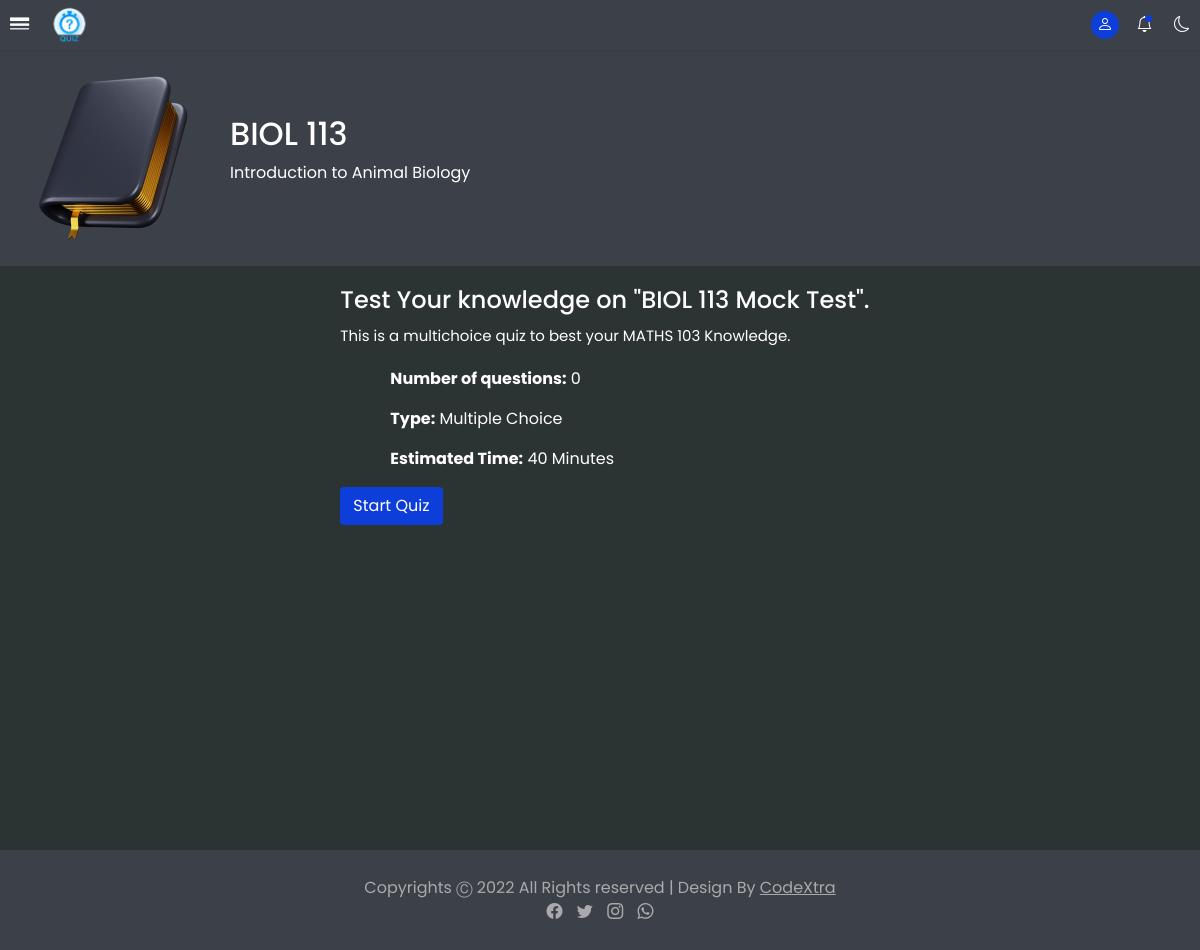
/user/start.php?quiz=6&user=9 (signed in), run on the app's committed database.
### tables this page shows
CREATE TABLE `courses` (
  `id` int(11) NOT NULL,
  `course_id` text NOT NULL,
  `course_category_id` int(11) NOT NULL,
  `course_name` text NOT NULL,
  `course_short_name` text NOT NULL,
  `level` int(11) NOT NULL,
  `date_created` int(11) NOT NULL
);

CREATE TABLE `topics` (
  `id` int(11) NOT NULL,
  `topicID` text NOT NULL,
  `course_id` text NOT NULL,
  `topic_name` text NOT NULL,
  `topic_desc` text NOT NULL,
  `date_created` int(11) NOT NULL
);

CREATE TABLE `quizes` (
  `id` int(11) NOT NULL,
  `quizID` int(11) NOT NULL,
  `course_id` int(11) NOT NULL,
  `topic_id` int(11) NOT NULL,
  `quiz_name` text NOT NULL,
  `attempts` int(11) NOT NULL,
  `start_date` int(11) NOT NULL,
  `end_date` int(11) NOT NULL,
  `duration` int(11) NOT NULL DEFAULT 40
);

### user/navbar.php (called while the page is built, shortened)
<?php
  if (isset($_GET['user'])) {
    $id = $_GET['user'];
    require "../includes/db.inc.php";
    $sql = "SELECT * FROM users_enrollment WHERE student_id = '$id';";
    $result = mysqli_query($conn, $sql);
    if (mysqli_num_rows($result) > 0) {
      while ($row = mysqli_fetch_assoc($result)) {
        $course_id = $row['course_id'];
        $sql1 = "SELECT * FROM courses WHERE id = '$course_id';";
        $result1 = mysqli_query($conn, $sql1);
        while ($row1 = mysqli_fetch_assoc($result1)) {
          $course_short_name = $row1['course_short_name'];
        }
      }
    }
  }
?>

### user/start.php (the view, shortened to what this page needs)
<?php
require "../includes/db.inc.php";
if (isset($_GET['quiz'])) {
  $quiz_id = $_GET['quiz'];
  $sql = "SELECT * FROM quizes WHERE `id` = '$quiz_id';";
  $result = mysqli_query($conn, $sql);
  $row = mysqli_fetch_assoc($result);
  $topic_id = $row['topic_id'];
  $duration = $row['duration'];
  $sql2 = "SELECT * FROM topics WHERE `id` = '$topic_id';";
  $result2 = mysqli_query($conn, $sql2);
  $row2 = mysqli_fetch_assoc($result2);
  $topic_name = $row2['topic_name'];
  $id_course = $row2['course_id'];
  $sql1 = "SELECT * FROM courses WHERE `id` = '$id_course';";
  $result1 = mysqli_query($conn, $sql1);
  $row1 = mysqli_fetch_assoc($result1);
  $short_name = $row1['course_short_name'];
  $course_name = $row1['course_name'];
  $sql3 = "SELECT * FROM questions WHERE quiz_id = '$quiz_id';";
  $result3 = mysqli_query($conn, $sql3);
  $question_num = mysqli_num_rows($result3);
?>
  <!DOCTYPE html>
  <html lang="en">
  <head>
    <link href="https://cdn.jsdelivr.net/npm/bootstrap@5.0.2/dist/css/bootstrap.min.css" rel="stylesheet">
    <link rel="stylesheet" href="https://cdn.jsdelivr.net/npm/bootstrap-icons@1.9.1/font/bootstrap-icons.css">
    <link rel="stylesheet" type="text/css" href="https://cdn.jsdelivr.net/npm/toastify-js/src/toastify.min.css">
    <link rel="stylesheet" href="../public/style.css">
  </head>
  <body>
    <?php
    require("./header.php");
    require("./navbar.php");
    ?>
    <main>
      <div class="course-head">
        <div class="course">
          <div class="image">
            <img src="../images/course.png" alt="Course">
          </div>
          <div class="text">
            <h2><?php echo $short_name; ?></h2>
            <p><?php echo $course_name; ?></p>
          </div>
        </div>
      </div>
      <div class="start">
        <div class="body">
          <div class="text">
            <h4>Test Your knowledge on "<?php echo $topic_name; ?>".</h4>
            <p>This is a multichoice quiz to best your <?php echo $course_short_name; ?> Knowledge.</p>
          </div>
          <div class="info">
            <p><b>Number of questions:</b> <?php echo $question_num; ?></p>
            <p><b>Type:</b> Multiple Choice</p>
            <p><b>Estimated Time:</b> <?php echo $duration; ?> Minutes</p>
          </div>
          <div class="button">
            <form action="../includes/quiz-on.inc.php" method="post">
              <div class="butttons">
              <a href="../includes/start-quiz.inc.php?quiz=<?php echo $quiz_id; ?>" class="btn" id="start-btn">Start Quiz</a>
            </div>
          </form>
          </div>
        </div>
      </div>
    </main>
    </div>
    <?php
    require "../admin/footer.php";
    ?>
  </body>
  </html>
<?php
} else {
  header("Location: ./index.php");
}
?>

### public/style.css (style rules this page uses)
:root { --bg: #f0f0f1; --blue: #0e3eda; --light-blue: #5d8bf4; --white: #fff; --gray: #ddd; --dark-gray: #444; --dark : #000; }
* { margin: 0; padding: 0; box-sizing: border-box; font-family: 'Poppins', sans-serif; }
body { background-color: var(--bg); }
main { margin-top: 50px; width: 100%; min-height: 100%; transition: all 0.5s ease; color: var(--dark); }
nav.nav-collapse ~ main { width: 100%; height: 100%; }
main .course-head { background-color: var(--white); padding: 8px 15px; }
main .course-head .course { display: flex; align-items: center; gap: 15px; border-radius: 15px; }
main .course-head .course .image { width: 200px; height: 200px; }
main .course-head .course .image img { width: 100%; height: 100%; }
.start { display: flex; align-items: center; justify-content: center; }
main .body { margin: 20px 0 0 10px; }
main .body .text { margin-bottom: 20px; }
main .body .text p { margin-top: 10px; font-size: 15px; }
main .body .info { margin-left: 50px; }
main .button a { background-color: var(--blue); color: #fff; }
html, body { height: 100%; margin: 0; }

### data on the page
courses: course_short_name "BIOL 113", course_name "Introduction to Animal Biology"
topics: topic_name "BIOL 113 Mock Test"
courses: course_short_name "MATHS 103"
quizes: duration "40"

### other printed values
$question_num "0"
